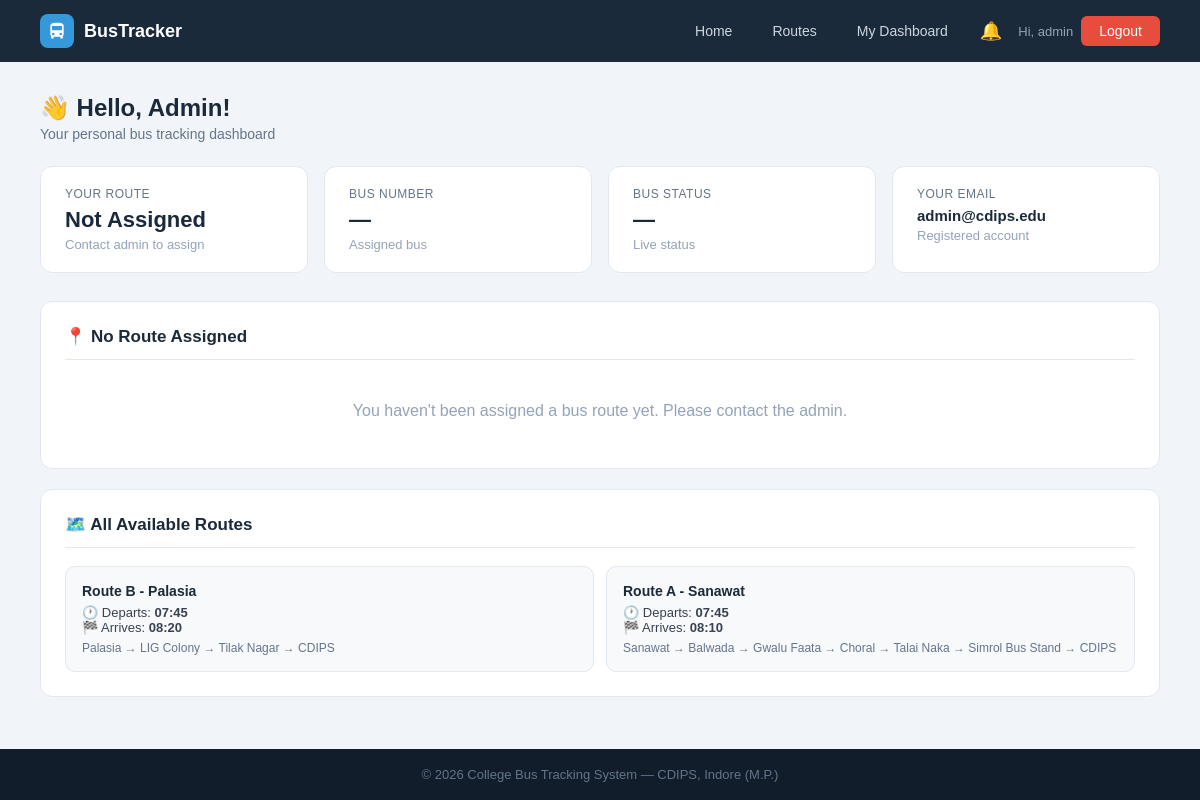
Before: /dashboard (signed in) with the older database file.
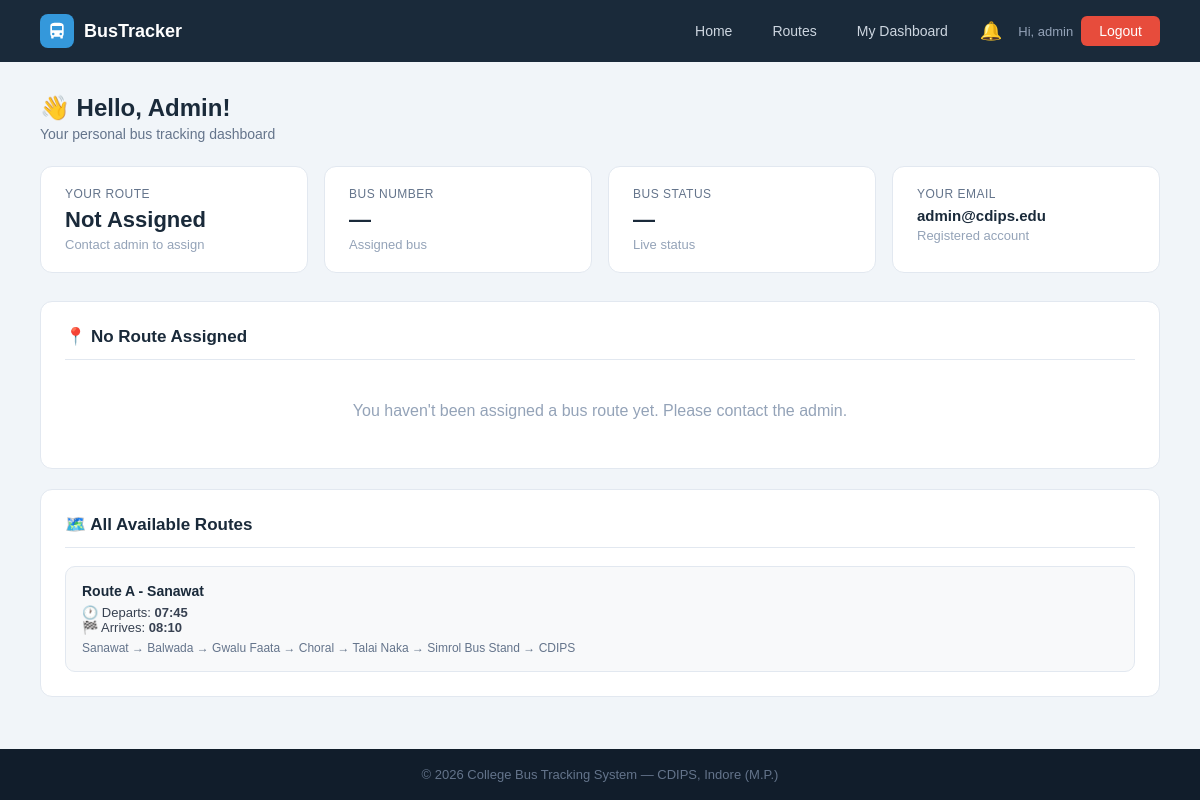
After: the same page with the newer database file.
### tables this page shows
CREATE TABLE routes (
        id INTEGER PRIMARY KEY AUTOINCREMENT,
        route_name TEXT NOT NULL, bus_id INTEGER,
        start_point TEXT, end_point TEXT,
        departure_time TEXT, arrival_time TEXT, stops TEXT, original_bus_id INTEGER,
        FOREIGN KEY(bus_id) REFERENCES buses(id));

### app.py (the view)
@app.route('/dashboard')
@login_required
def dashboard():
    db = get_db()
    user = db.execute("SELECT * FROM users WHERE id=?", (session['student']['id'],)).fetchone()
    my_route = None
    if user['route_id']:
        my_route = db.execute('''SELECT r.*,b.bus_number,b.driver_name,b.driver_phone,b.driver_address,b.status
                                 FROM routes r LEFT JOIN buses b ON r.bus_id=b.id
                                 WHERE r.id=?''', (user['route_id'],)).fetchone()
    all_routes = db.execute("SELECT * FROM routes").fetchall()
    db.close(); return render_template('dashboard.html', user=user, my_route=my_route, all_routes=all_routes)

### app.py (called while the page is built)
def get_db():
    conn = sqlite3.connect(DB)
    conn.row_factory = sqlite3.Row
    return conn

def login_required(f):
    @wraps(f)
    def dec(*a, **kw):
        if 'student' not in session:
            flash('Please login first.', 'error')
            return redirect(url_for('student_login'))
        return f(*a, **kw)
    return dec

@app.context_processor
def inject_notifications():
    if 'student' in session:
        student_id = session['student']['id']
        db = get_db()
        notifs = db.execute(
            "SELECT * FROM notifications WHERE user_id=? ORDER BY created_at DESC LIMIT 10",
            (student_id,)
        ).fetchall()
        unread = db.execute(
            "SELECT COUNT(*) FROM notifications WHERE user_id=? AND is_read=0",
            (student_id,)
        ).fetchone()[0]
        db.close()
        return dict(notifications=notifs, unread_count=unread)
    return dict(notifications=[], unread_count=0)

### templates/dashboard.html (shortened to what the changed rows need)
{% extends "base.html" %}
{% block content %}
<div class="page">
    <div class="page-header">
        <h1>👋 Hello, {{ user.name }}!</h1>
    </div>
    {% if my_route %}
    <div class="panel">
        <h2>🚌 My Bus Details</h2>
        <div class="info-row"><span class="key">Bus Number</span><span class="val">{{ my_route.bus_number }}</span></div>
        <div class="info-row"><span class="key">Driver Name</span><span class="val">{{ my_route.driver_name }}</span></div>
        <div class="info-row"><span class="key">Driver Phone</span><span class="val">{{ my_route.driver_phone or 'N/A' }}</span></div>
        <div class="info-row"><span class="key">Driver Address</span><span class="val">{{ my_route.driver_address or 'N/A' }}</span></div>
        <div class="info-row"><span class="key">Departure Time</span><span class="val">{{ my_route.departure_time }}</span></div>
        <div class="info-row"><span class="key">Arrival Time</span><span class="val">{{ my_route.arrival_time }}</span></div>
        <div class="info-row"><span class="key">From → To</span><span class="val">{{ my_route.start_point }} → {{ my_route.end_point }}</span></div>
        <div style="margin-top:14px">
            <div style="font-size:13px;color:#64748b;margin-bottom:8px;font-weight:bold">STOPS</div>
            <div class="stops-list">
                {% for stop in my_route.stops.split('→') %}
                <span class="stop-chip">{{ stop.strip() }}</span>
                {% endfor %}
            </div>
        </div>
    </div>
    <div class="panel">
        <h2>📍 Route Map — {{ my_route.route_name }}</h2>
        <p style="font-size:13px;color:#64748b;margin-bottom:12px;">
            🚌 <b>{{ my_route.bus_number }}</b> &nbsp;|&nbsp;
            👤 Driver: <b>{{ my_route.driver_name }}</b> &nbsp;|&nbsp;
            🕐 Departs: <b>{{ my_route.departure_time }}</b>
        </p>
        <div id="busMap" style="height:380px;border-radius:12px;border:1px solid #e2e8f0;z-index:1;"></div>
        <div style="margin-top:14px;display:flex;align-items:center;gap:8px;flex-wrap:wrap;">
            <span style="font-size:12px;color:#64748b;font-weight:600;">ROUTE STOPS:</span>
            {% set stop_list = my_route.stops.split('→') %}
            {% for stop in stop_list %}
            <span style="display:inline-flex;align-items:center;gap:4px;background:#eff6ff;color:#1d4ed8;padding:3px 10px;border-radius:20px;font-size:12px;font-weight:500;">
                {% if loop.first %}🟢{% elif loop.last %}🏁{% else %}📍{% endif %}
                {{ stop.strip() }}
            </span>
            {% if not loop.last %}
            <span style="color:#94a3b8;font-size:12px;">→</span>
            {% endif %}
            {% endfor %}
        </div>
    </div>
    <link rel="stylesheet" href="https://unpkg.com/leaflet@1.9.4/dist/leaflet.css"/>
    <script src="https://unpkg.com/leaflet@1.9.4/dist/leaflet.js"></script>
    <script>
    // ── Stop coordinates for Indore routes ──────────────────────
    // Known stop locations in Indore (lat, lng)
    const stopCoords = {
        "vijay nagar":    [22.7534, 75.8937],
        "scheme 54":      [22.7400, 75.8800],
        "palasia":        [22.7239, 75.8676],
        "cdips":          [22.6900, 75.8300],
        "cdips college":  [22.6900, 75.8300],
        "rajwada":        [22.7196, 75.8577],
        "sarwate":        [22.7150, 75.8490],
        "geeta bhawan":   [22.7310, 75.8720],
        "lig colony":     [22.7350, 75.8600],
        "tilak nagar":    [22.7280, 75.8750],
        "indore":         [22.7196, 75.8577],
    };
    // Default center: Indore
    var defaultLat = 22.7196, defaultLng = 75.8577;
    // Parse stops from Jinja
    var stopsRaw = {{ my_route.stops | tojson }};
    var stopNames = stopsRaw.split('→').map(s => s.trim());
    // Build coordinate array for each stop
    var coords = [];
    stopNames.forEach(function(name) {
        var key = name.toLowerCase();
        if (stopCoords[key]) {
            coords.push({ name: name, lat: stopCoords[key][0], lng: stopCoords[key][1] });
        } else {
            // If stop not in dict, use Indore center with small offset
            coords.push({ name: name, lat: defaultLat + (coords.length * 0.005), lng: defaultLng + (coords.length * 0.005) });
        }
    });
    // ── Initialize Map ──────────────────────────────────────────
    var centerLat = coords.length > 0 ? coords[0].lat : defaultLat;
    var centerLng = coords.length > 0 ? coords[0].lng : defaultLng;
    var map = L.map('busMap').setView([centerLat, centerLng], 13);
    // OpenStreetMap tiles (free, no API key)
    L.tileLayer('https://{s}.tile.openstreetmap.org/{z}/{x}/{y}.png', {
        attribution: '© <a href="https://www.openstreetmap.org/copyright">OpenStreetMap</a>',
        maxZoom: 19
    }).addTo(map);
    // ── Custom Bus Icon ─────────────────────────────────────────
    var busIcon = L.divIcon({
        html: '<div style="font-size:28px;line-height:1;">🚌</div>',
        iconSize: [36, 36],
        iconAnchor: [18, 18],
        className: ''
    });
    var startIcon = L.divIcon({
        html: '<div style="font-size:22px;line-height:1;">🟢</div>',
        iconSize: [28, 28],
        iconAnchor: [14, 14],
        className: ''
    });
    var endIcon = L.divIcon({
        html: '<div style="font-size:22px;line-height:1;">🏁</div>',
        iconSize: [28, 28],
        iconAnchor: [14, 14],
        className: ''
    });
    var stopIcon = L.divIcon({
        html: '<div style="font-size:18px;line-height:1;">📍</div>',
        iconSize: [24, 24],
        iconAnchor: [12, 12],
        className: ''
    });
    // ── Add markers for each stop ───────────────────────────────
    var latLngs = [];
    coords.forEach(function(stop, i) {
        var icon = (i === 0) ? startIcon : (i === coords.length - 1) ? endIcon : stopIcon;
        var label = (i === 0) ? '🟢 START' : (i === coords.length - 1) ? '🏁 END' : '📍 Stop ' + (i);
        L.marker([stop.lat, stop.lng], { icon: icon })
         .addTo(map)
         .bindPopup(
            '<b>' + label + '</b><br>' + stop.name,
            { maxWidth: 200 }
         );
        latLngs.push([stop.lat, stop.lng]);
    });
    // ── Draw route polyline ─────────────────────────────────────
    if (latLngs.length > 1) {
        L.polyline(latLngs, {
            color: '#3498db',
            weight: 4,
            opacity: 0.8,
            dashArray: '8, 6'
        }).addTo(map);
        // Fit map to show all stops
        map.fitBounds(latLngs, { padding: [40, 40] });
    }
    // ── Animated bus marker on route ───────────────────────────
    {% if my_route.status == 'active' %}
    // Show bus icon at midpoint of route (simulate position)
    if (coords.length >= 2) {
        var midIndex = Math.floor(coords.length / 2);
        var busLat = coords[midIndex].lat + 0.002;
        var busLng = coords[midIndex].lng + 0.002;
        L.marker([busLat, busLng], { icon: busIcon })
         .addTo(map)
         .bindPopup(
            '<b>🚌 {{ my_route.bus_number }}</b><br>' +
            '👤 {{ my_route.driver_name }}<br>' +
            '📞 {{ my_route.driver_phone or "N/A" }}<br>' +
            '<span style="color:#27ae60;font-weight:bold;">● ACTIVE</span>',
            { maxWidth: 220 }
         )
         .openPopup();
    }
    {% endif %}
    </script>
    {% else %}
    <div class="panel">
        <h2>📍 No Route Assigned</h2>
    </div>
    {% endif %}
    <div class="panel">
        <h2>🗺️ All Available Routes</h2>
        <div class="route-grid">
            {% for r in all_routes %}
            <div class="route-mini-card">
                <strong>{{ r.route_name }}</strong>
                <div>🕐 Departs: <b>{{ r.departure_time }}</b></div>
                <div>🏁 Arrives: <b>{{ r.arrival_time }}</b></div>
                <div style="margin-top:6px;color:#64748b;font-size:12px">{{ r.stops }}</div>
            </div>
            {% endfor %}
        </div>
    </div>
</div>
{% endblock %}

Changed rows visible on the page:
removed routes: route_name "Route B - Palasia", departure_time "07:45", arrival_time "08:20", stops "Palasia → LIG Colony → Tilak Nagar → CDIPS"
